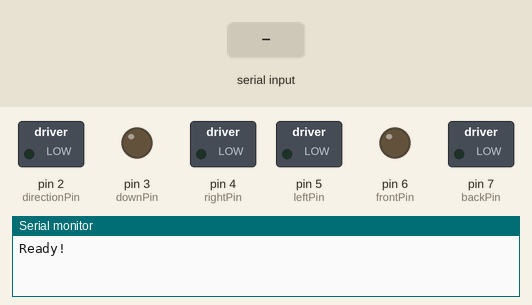
Bench run of a sketch on a simulated Arduino Uno, built with avr-gcc and run on an emulated ATmega328P. On the bench: switched loads named in the sketch (green lamp = pin HIGH), output pins drawn as LEDs (lit = HIGH), the last lines printed to the serial monitor. Inputs (shaded band) come from the test bench.

Above: at 1.2 s.
1.3 s: "1" received over Serial
At 2.35 s:
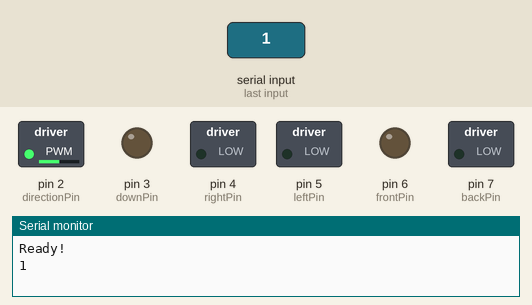
Timing chart, 0 to 4.3 s (numbered marks = the images above; inputs shaded):
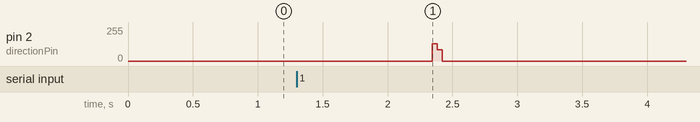

The sketch:

cube.ino
```cpp
#include <Arduino.h>;

// Motor output pins
int directionPin = 2;
int downPin = 3;
int rightPin = 4;
int leftPin = 5;
int frontPin = 6;
int backPin = 7;

// Num of steps for full rotation
int steps = 200;

// Microseconds between ossilations
int stepDelay = 700;

void setup() {
  // open serial port
  Serial.begin(115200);

  Serial.println("Ready!");

  // init pins
  pinMode(directionPin, OUTPUT);
  pinMode(downPin, OUTPUT);
  pinMode(rightPin, OUTPUT);
  pinMode(leftPin, OUTPUT);
  pinMode(frontPin, OUTPUT);
  pinMode(backPin, OUTPUT);
}

void loop() {
  if (Serial.available() > 0) {
    String input = Serial.readString();

    input.trim();

    int size;
    String *result = splitString(input, ' ', size);

    for (int i = 0; i < size; i++) {
      Serial.println(result[i]);

      processMove(result[i]);

      delayMicroseconds(stepDelay);
    }

    delete[] result;

    Serial.println("Ready!");
  }
}

void processMove(String move) {
  bool ccw = false;
  int rots = 1;
  int motor = 0;

  move.toLowerCase();

  if (move.indexOf('\'') == 1) {
    ccw = true;
  }

  if (move.indexOf('2') == 1) {
    rots = 2;
  }

  if (move.indexOf('d') == 0) {
    motor = downPin;
  } else if (move.indexOf('r') == 0) {
    motor = rightPin;
  } else if (move.indexOf('l') == 0) {
    motor = leftPin;
  } else if (move.indexOf('f') == 0) {
    motor = frontPin;
  } else if (move.indexOf('b') == 0) {
    motor = backPin;
  } else {
    motor = directionPin;
  }

  turnMotor(motor, rots, ccw);
}

void turnMotor(int motorPin, int rots, bool ccw) {
  digitalWrite(directionPin, ccw);

  for (int i = 0; i < (steps / 4) * rots; i++) {
    digitalWrite(motorPin, HIGH);
    delayMicroseconds(stepDelay);
    digitalWrite(motorPin, LOW);
    delayMicroseconds(stepDelay);
  }
}

String *splitString(String input, char delimiter, int &size) {
  // Count the number of elements by counting delimiter occurrences
  int count = 1;
  for (int i = 0; i < input.length(); i++) {
    if (input.charAt(i) == delimiter) {
      count++;
    }
  }

  // Create an array of Strings to store the split parts
  String *result = new String[count];

  // Initialize variables for parsing
  int startIndex = 0;
  int endIndex = 0;
  int currentIndex = 0;

  // Iterate through the input string
  for (int i = 0; i < input.length(); i++) {
    if (input.charAt(i) == delimiter) {
      endIndex = i;
      result[currentIndex] = input.substring(startIndex, endIndex);
      startIndex = i + 1;
      currentIndex++;
    }
  }

  // Handle the last part of the string
  endIndex = input.length();
  result[currentIndex] = input.substring(startIndex, endIndex);

  // Set the size parameter to the number of split parts
  size = count;

  return result;
}
```

Measured:
- after the input at 1.3 s, pin 2 (directionPin): 0/255 → 129/255 after 1.0 s, → 86/255 0.04 s later, → 0/255 0.04 s later
